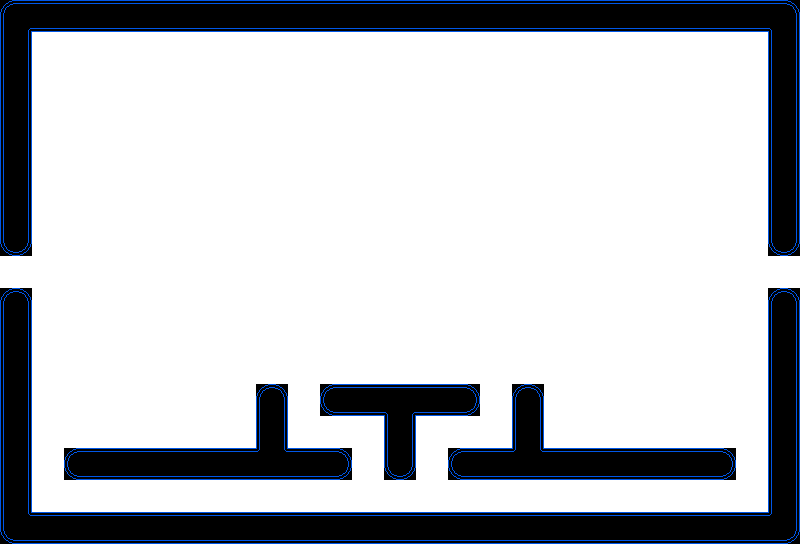

This is a level from a 2D game, rendered from its Tiled map with the project's own tilesets. A one-line summary and the map file follow, with tile-layer data summarised:
An orthogonal 25x17 tile map with 32x32 px tiles, 1 tile layer (Walls) and 1 object (Player).

<map version="1.0" tiledversion="1.1.2" orientation="orthogonal" renderorder="right-down" width="25" height="17" tilewidth="32" tileheight="32" infinite="0" backgroundcolor="#ffffff" nextobjectid="672">
 <tileset firstgid="1" name="pacman-tiles" tilewidth="32" tileheight="32" tilecount="20" columns="5">
  <image source="../images/background.png" width="160" height="128" />
  <tile id="0">
   <properties>
    <property name="collides" type="bool" value="true" />
   </properties>
  </tile>
  <tile id="1">
   <properties>
    <property name="collides" type="bool" value="true" />
   </properties>
  </tile>
  <tile id="2">
   <properties>
    <property name="collides" type="bool" value="true" />
   </properties>
  </tile>
  <tile id="3">
   <properties>
    <property name="collides" type="bool" value="true" />
   </properties>
  </tile>
  <tile id="4">
   <properties>
    <property name="collides" type="bool" value="true" />
   </properties>
  </tile>
  <tile id="5">
   <properties>
    <property name="collides" type="bool" value="true" />
   </properties>
  </tile>
  <tile id="6">
   <properties>
    <property name="collides" type="bool" value="true" />
   </properties>
  </tile>
  <tile id="7">
   <properties>
    <property name="collides" type="bool" value="true" />
   </properties>
  </tile>
  <tile id="8">
   <properties>
    <property name="collides" type="bool" value="true" />
   </properties>
  </tile>
  <tile id="9">
   <properties>
    <property name="collides" type="bool" value="true" />
   </properties>
  </tile>
  <tile id="10">
   <properties>
    <property name="collides" type="bool" value="true" />
   </properties>
  </tile>
  <tile id="11">
   <properties>
    <property name="collides" type="bool" value="true" />
   </properties>
  </tile>
  <tile id="12">
   <properties>
    <property name="collides" type="bool" value="true" />
   </properties>
  </tile>
  <tile id="13">
   <properties>
    <property name="collides" type="bool" value="true" />
   </properties>
  </tile>
  <tile id="14">
   <properties>
    <property name="collides" type="bool" value="true" />
   </properties>
  </tile>
  <tile id="15">
   <properties>
    <property name="collides" type="bool" value="true" />
   </properties>
  </tile>
  <tile id="16">
   <properties>
    <property name="collides" type="bool" value="true" />
   </properties>
  </tile>
 </tileset>
 <layer name="Walls" width="25" height="17">
  <data>[425 cells, 107 non-empty, 12 distinct tile ids]</data>
 </layer>
 <objectgroup name="Objects" visible="0">
  <object id="650" name="Player" gid="19" x="384" y="384" width="32" height="32" />
 </objectgroup>
</map>